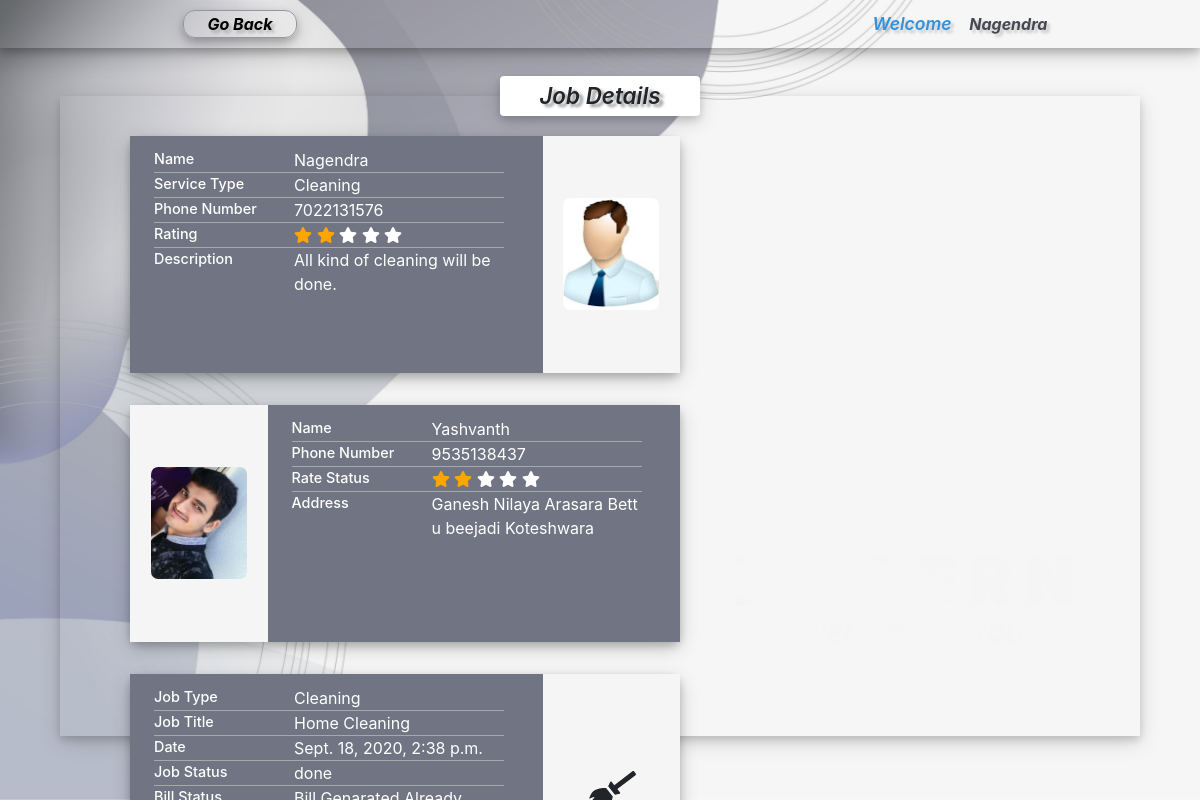
Screenshot of /jobInfo/1/ (signed in) with the database file from the repository.
### core/models.py (models this page shows, shortened)
class Job(models.Model):
    class Meta:
        ordering =['job_id']
    choice = (('request','REQUEST'),('accept','ACCEPT'),('done','DONE'),('reject','REJECT'))
    service_category = (
        ('cleaning','Cleaning'),
        ('plumbing','Plumbing'),
        ('electrician','Electrician'),
        ('painting','Painting'),
        ('furniture','Furniture Assembly')
    )
    job_id = models.AutoField(primary_key=True)
    jobName = models.CharField(max_length=40,null=True,blank=True)
    job_title = models.CharField(max_length=30,null=True,choices=service_category)
    job_discription = models.TextField(blank=True,null=True)
    assignDate = models.DateTimeField(auto_now_add=True,blank=True,null=True)
    payment = models.OneToOneField(Payment,blank=True ,null=True,on_delete=models.SET_NULL)
    seeker = models.ForeignKey(Applicationuser,null=True,on_delete=models.SET_NULL,related_name='job_seeker')
    provider = models.ForeignKey(Applicationuser,null=True,on_delete=models.SET_NULL,related_name='job_provider')
    job_status  = models.CharField(max_length=10,choices=choice,default='request')

class Applicationuser(models.Model):
    class Meta:
        ordering =['uid']
    choice = (('provider','PROVIDER'),('seeker','SEEKER'))
    service_category = (
        ('cleaning','Cleaning'),
        ('plumbing','Plumbing'),
        ('electrician','Electrician'),
        ('painting','Painting'),
        ('furniture','Furniture Assembly')
    )
    uid = models.AutoField(primary_key=True)
    user = models.OneToOneField(User,null=True,on_delete=models.SET_NULL)
    user_satus = models.CharField(max_length=10,choices=choice,null=True,blank=True)
    service_catogory = models.CharField(max_length=50,blank=True,null=True,choices=service_category)
    description = models.TextField(blank=True,null=True)
    phonenumber = models.CharField(max_length=10)
    profile_pic = models.ImageField(upload_to='pic/',blank=True,null=True)
    rating = models.IntegerField(default=0)
    rated_user_count = models.IntegerField(default=0)
    address = models.TextField()

### core/views.py (the view, shortened to what this page needs)
# urls.py: url(r'^jobInfo/(?P<job_id>[0-9]+)/',views.job_info,name="jobInfo"),
def job_info(request,job_id=None):
    context={}
    jobj = Job.objects.get(job_id=job_id)
    jobform=None
    ratingform = None
    billform=None
    if request.user.applicationuser.uid == jobj.provider.uid and jobj.job_status !='request':
        bill_obj = Payment.objects.filter(jobId = int(job_id)).first() or None
        if request.method == "POST" and request.POST.get('formType') =='billform':
               billform = Payment_form(request.POST,request.FILES)
               if bill_obj:
                   if billform.is_valid():
                        bill_obj.labour_cost =billform.cleaned_data['labour_cost']
                        bill_obj.resource_cost=billform.cleaned_data['resource_cost']
                        bill_obj.payment_status = request.POST.get('payment_status','pending')
                        if request.FILES.get('bill_pic'):
                            bill_obj.bill_pic=request.FILES.get('bill_pic')
                        bill_obj.ammount = int(billform.cleaned_data['labour_cost'])+int(billform.cleaned_data['resource_cost'])
                        bill_obj.save()
                        bill_obj = Payment.objects.filter(jobId = int(job_id)).first()
                        billform = Payment_form(instance=bill_obj)
               else:
                   if billform.is_valid():
                        billform.save()
                        bill_obj = Payment.objects.filter(jobId = int(job_id)).first()
                        billform = Payment_form(instance=bill_obj)
        else:
            if bill_obj:
                billform = Payment_form(instance=bill_obj)
            else:
               billform = Payment_form()
    context['jobform']=jobform
    context['ratingform']=ratingform
    context['billform']=billform
    context["Jobobj"]=Job.objects.get(job_id=job_id)
    return render(request,"jobinfo.html",context)

### core/templatetags/custumTags.py (called while the page is built)
@register.filter(name="Check_rated")
def getUidFromName(value):
    ans = Comment.objects.filter(job__job_id=int(value)) or None
    if ans:
        return "yes"
    return "no"

### template/jobinfo.html (shortened to what this page needs)
{% load custumTags %}
{% load static %}
{% load crispy_forms_tags %}
<!DOCTYPE html>
<html lang="en">
<head>
    <link rel="stylesheet" href="https://cdnjs.cloudflare.com/ajax/libs/font-awesome/4.7.0/css/font-awesome.min.css">
    <link rel="stylesheet" href="https://maxcdn.bootstrapcdn.com/bootstrap/4.0.0/css/bootstrap.min.css">
</head>
<body>
     <div class="maincontainer" >
         <div class="nav-container">
                    <ul class="navlist">
                        <li  style="margin-left:0;list-style: none;"><a class="goback"  style="color:#000000;font-weight: 650;font-style: italic;text-shadow: 3px 3px 3px rgba(0, 0, 0, .20);" onclick="goback()" >Go Back</a></li>
                    </ul>
                    <ul class="navlist">
                        <li  style="margin-left:0;list-style: none;"><a  style="color:#464850;font-weight: 650;font-style: italic;text-shadow: 3px 3px 3px rgba(0, 0, 0, .20);"><span class="welcome">Welcome</span>{{ request.user.username }}</a></li>
                    </ul>
         </div>
        <div class="content-container" >
           <span class="hedding-bk"></span>
           <h1 class="hedding">Job Details</h1>
            <div class="containers">
                  <div class="card-container " onclick="gotoUser('{{Jobobj.provider.uid}}')" data-title="Service Provider" style="cursor: pointer;">
                                    <div class="card-leftpart">
                                        <table>
                                            <tr>
                                                <th>Name</th>
                                                <td>{{Jobobj.provider.user.username|title}}</td>
                                            </tr>
                                            <tr>
                                                <th>Service Type</th>
                                                <td>{{Jobobj.provider.service_catogory|title}}</td>
                                            </tr>
                                            <tr>
                                                <th>Phone Number</th>
                                                <td>{{Jobobj.provider.phonenumber}}</td>
                                            </tr>
                                            <tr>
                                                <th>Rating</th>
                                                <td>
                                                    {% for x in "stars" %}
                                                        {% if forloop.counter <= Jobobj.provider.rating %}
                                                            <span class="fa fa-star checked"></span>
                                                        {% else %}
                                                            <span class="fa fa-star"></span>
                                                        {% endif %}
                                                    {% endfor %}
                                                </td>
                                            </tr>
                                            <tr>
                                                <th>Description</th>
                                                <td>{{Jobobj.provider.description}}</td>
                                            </tr>
                                        </table>
                                    </div>
                                    <div class="card-rightpart">
                                           <img class="rightside_image" src="{{Jobobj.provider.profile_pic.url}}" alt="">
                                    </div>
                  </div>
                  <div class="card-container " onclick="gotoUser('{{Jobobj.seeker.uid}}')" data-title="Service Seeker" style="cursor: pointer;">
                                     <div class="card-rightpart">
                                            <img class="rightside_image" src="{{Jobobj.seeker.profile_pic.url}}" alt="">
                                    </div>
                                    <div class="card-leftpart">
                                        <table>
                                            <tr>
                                                <th>Name</th>
                                                <td>{{Jobobj.seeker.user.username|title}}</td>
                                            </tr>
                                            <tr>
                                                <th>Phone Number</th>
                                                <td>{{Jobobj.seeker.phonenumber}}</td>
                                            </tr>
                                            <tr>
                                                <th>Rate Status</th>
                                                <td>
                                                    {% if Jobobj.job_id|Check_rated == 'no' %}
                                                        Not yet Rated
                                                    {% else %}
                                                        {% for x in "stars" %}
                                                            {% if forloop.counter <= Jobobj.comment.rating %}
                                                                <span class="fa fa-star checked"></span>
                                                            {% else %}
                                                                <span class="fa fa-star"></span>
                                                            {% endif %}
                                                        {% endfor %}
                                                    {% endif %}
                                                </td>
                                            </tr>
                                            <tr>
                                                <th>Address</th>
                                                <td>{{Jobobj.seeker.address}}</td>
                                            </tr>
                                        </table>
                                    </div>
                  </div>
                  <div class="card-container " data-title="Job Details">
                                    <div class="card-leftpart">
                                        <table>
                                            <tr>
                                                <th>Job Type</th>
                                                <td>{{Jobobj.job_title|title}}</td>
                                            </tr>
                                            <tr>
                                                <th>Job Title</th>
                                                <td>{{Jobobj.jobName|title}}</td>
                                            </tr>
                                            <tr>
                                                <th>Date</th>
                                                <td>{{Jobobj.assignDate}}</td>
                                            </tr>
                                            <tr>
                                                <th>Job Status</th>
                                                <td>{{Jobobj.job_status}}</td>
                                            </tr>
                                            <tr>
                                                <th>Bill Status</th>
                                                <td>
                                                </td>
                                            </tr>
                                        </table>
                                    </div>
                                    <div class="card-rightpart">
                                         {% if Jobobj.job_title == "electrician" %}
                                            <i class="fas fa-charging-station faws-icon"></i>
                                        {% elif Jobobj.job_title == "furniture" %}
                                                <i class="fas fa-chair faws-icon"></i>
                                        {% elif Jobobj.job_title == "painting" %}
                                                <i class="fas fa-paint-roller faws-icon"></i>
                                        {% elif Jobobj.job_title == "cleaning" %}
                                                <i class="fas fa-broom faws-icon"></i>
                                        {% else%}
                                                <i class="fas fa-wrench faws-icon"></i>
                                        {% endif %}
                                    </div>
                  </div>
            </div>
        </div>
    </div>
</body>
</html>

### rows the page displays
Job: provider.user.username "Nagendra", provider.service_catogory "Cleaning", provider.phonenumber "7022131576", provider.description "All kind of cleaning will be done.", provider.profile_pic (picture), seeker.profile_pic (picture), seeker.user.username "Yashvanth", seeker.phonenumber "9535138437", seeker.address "Ganesh Nilaya Arasara Bettu beejadi Koteshwara", job_title "Cleaning", jobName "Home Cleaning", assignDate "Sept. 18, 2020, 2:38 p.m.", job_status "done"

### other values shown
{{ request.user.username }} "Nagendra"
